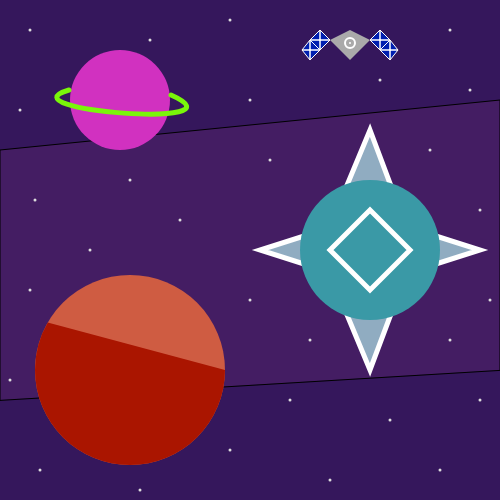
Frame 1 (no input)
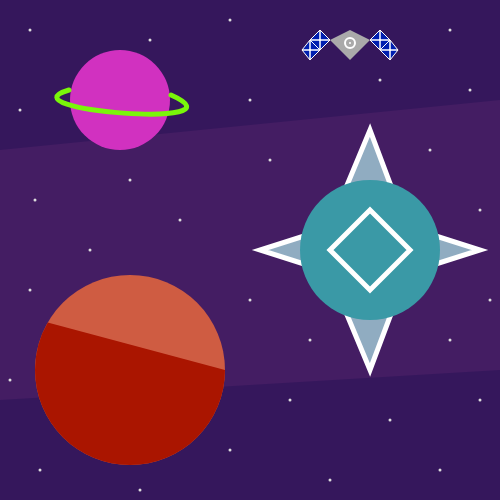
Frame 60 (no input)
Frame 120 (the mouse pressed at the canvas centre since frame 60): identical to frame 60, image omitted

The p5.js sketch that drew these frames (run headless with seeded random() and noise() and a simulated clock; from frame 60 on, the mouse is pressed at the canvas centre):

// p5.js sketch
// ── sketch.js
function setup() {
  createCanvas(500, 500);
}

function draw() {
  let a=color(53,23,92);
  background(a);
  
  let b=color(107,45,118,70);
  fill(b);
  quad(0,400, 0,150, 500,100, 500,370);
  
  stroke(220);
  strokeWeight(3);
  point(30,30);
  point(20,110);
  point(150,40);
  point(230,20);
  point(250,100);
  point(380,80);
  point(450,30);
  point(470,90);
  point(35,200);
  point(90,250);
  point(130,180);
  point(180,220);
  point(270,160);
  point(430,150);
  point(480,210);
  point(30,290);
  point(10,380);
  point(40,470);
  point(140,490);
  point(230,450);
  point(250,300);
  point(310,340);
  point(290,400);
  point(330,480);
  point(390,420);
  point(490,300);
  point(450,340);
  point(440,470);
  point(480,400);
  
  let c=color('#D131C0');
  fill(c);
  noStroke();
  ellipse(120,100,100,100);
  
  strokeWeight(5);
  let d=color('#7AF60A');
  stroke(d);
  noFill();
  bezier(69,90, 0,110, 250,130, 171,95);
  
  stroke(255);
  strokeWeight(5);
  let e=color('#90ACC1');
  fill(e);
  triangle(320,250, 370,130, 415,250);
  triangle(370,215, 480,250, 370,285);
  triangle(415,250, 370,370, 320,250);
  triangle(370,285, 260,250, 370,215);
  
  noStroke();
  let f=color('hsb(187,65%,65%)');
  fill(f);
  ellipse(370,250,140,140);
  
  stroke(255);
  quad(330,250, 370,210, 410,250, 370,290);
  
  let g=color('#001FB0');
  fill(g);
  stroke(255);
  strokeWeight(1);
  beginShape(TRIANGLE_FAN);
  vertex(390,50);
  vertex(390,40);
  vertex(398,50);
  vertex(390,60);
  vertex(380,50);
  vertex(390,40);
  endShape();
  beginShape(TRIANGLE_FAN);
  vertex(380,40);
  vertex(380,30);
  vertex(390,40);
  vertex(380,50);
  vertex(370,40);
  vertex(380,30);
  endShape();
  
  fill(170);
  noStroke();
  quad(370,40, 350,60, 330,40, 350,30);
  
  noFill();
  stroke(255);
  strokeWeight(2);
  ellipse(350,43, 10,10);
  fill(255);
  point(350,43);
  
  fill(g);
  stroke(255);
  strokeWeight(1);
  beginShape(TRIANGLE_FAN);
  vertex(320,40);
  vertex(320,30);
  vertex(330,40);
  vertex(320,50);
  vertex(310,40);
  vertex(320,30);
  endShape();
  beginShape(TRIANGLE_FAN);
  vertex(310,50);
  vertex(310,40);
  vertex(320,50);
  vertex(310,60);
  vertex(302,50);
  vertex(310,40);
  endShape();
  
  noStroke();
  let h=color('#CF5C42');
  fill(h);
  ellipse(130,370, 190,190);
  let i=color('#AA1500');
  fill(i);
  arc(130,370, 190,190, 0, radians(210), OPEN);
  
}
